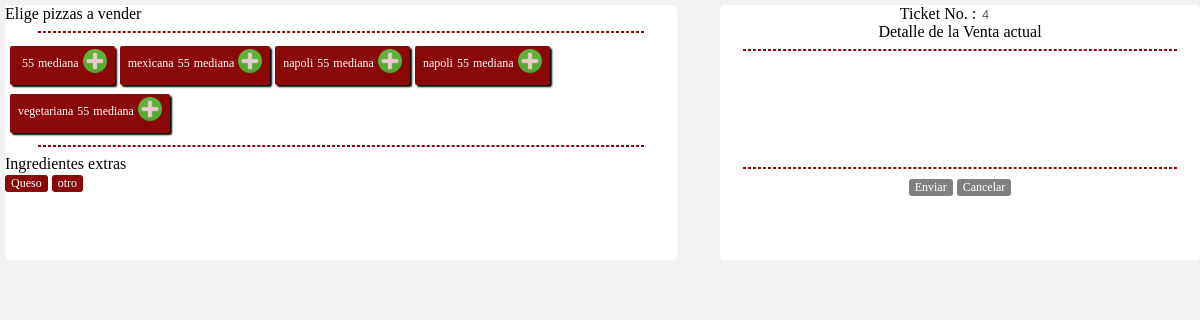
Page /vista/venta.php on the earlier database version.
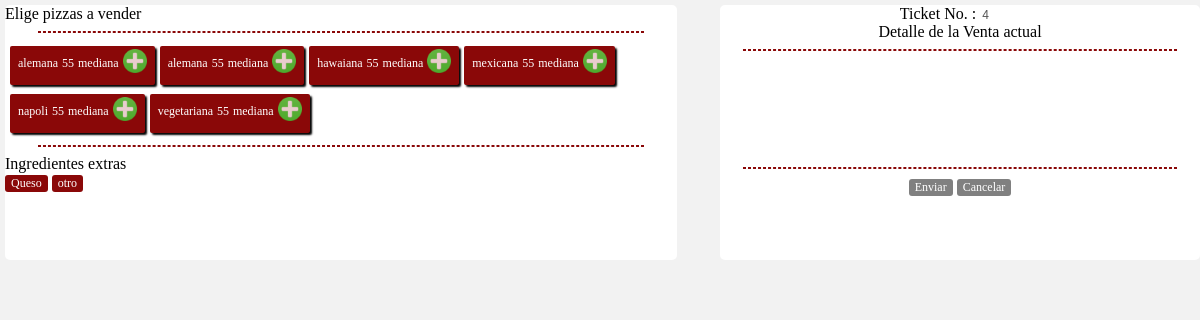
Same page on the later database version.
### tables this page shows
create table pizza(
id_pizza int primary key auto_increment,
nombre varchar(30) not null,
precio int(3)not null,
tamano varchar(50) not null
);

### modelo/modelo_pizza.php (the view, shortened to what this page needs)
<?php
		class ModeloPizza{
		function pizzas(){
			$qry=mysql_query("select * from pizza order by nombre asc");
			while($row=mysql_fetch_array($qry)){
				echo("<article id='boton_pizza' style='cursor:pointer;'>");
					echo "<table>";
					echo "<tr id='pizza_tr'>";
					echo "<td align='center'>".$row["nombre"]."</td>";
					echo "<td align='center'>".$row["precio"]."</td>";
					echo "<td align='center'>".$row["tamano"]."</td>";
					echo "<td class=''><img src='../img/add.png' width='24px' height='24px' class='add_pizza'></td>";
					echo "</tr>";
					echo "</table>";
				echo("</article>");
			}
		}
	}
?>

### vista/venta.php (shortened to what this page needs)
<?php
require("../modelo/modelo_pizza.php");
$mPizza = new ModeloPizza();
?>
<!DOCTYPE html>
<html lang="es">
<head>
	<link rel="stylesheet" type="text/css" href="../css/estilo.css"/>
	<link rel="stylesheet" type="fonts/lobster/lobster.ttf" href="../css/estilo.css"/>
	</head >
		<article id="botones">
			<div id="diseño" class="botones">
			Elige pizzas a vender
			<hr>
			<?php echo $mPizza->pizzas();?>
			<hr>
			Ingredientes extras
			<br>
				<input type="submit" class="button" value="Queso" />
				<input type="submit" class="button" value="otro" />
			</div>
		</article>
		<article id="carrito">
			Ticket No. : <input type="text" value="4" readonly="readonly" id="ticket" size="3" disabled	/><br> Detalle de la Venta actual<hr>
			<form name="form_venta" id="formVenta">
			<div id="lista_pizza">
			</div>
			<hr>
				<input type="submit" class="button" value="Enviar" id="btnEnviar"/>
				<input type="submit" class="button" value="Cancelar" id="btnCancelar"/>
			</form>
			</article>
</html>

### css/estilo.css (style rules this page uses)
input { border: none; border-radius: 2px; background-color:white; font-size: 12px; }
img { cursor: pointer; opacity: .8; }
hr { color:#8A0808; width: 90%; border: dashed 1px; }
article { border-radius: 5px; background: white; display: inline-block; font-family: 'Lobster' , cursive; margin-left: 5px; margin-top: 5px; padding-bottom: 5px; width: 40%; height: 100%; }
article#boton_pizza { border: none; border-radius:2px; box-shadow: 2px 2px 2px #000000; color:white; font-family: 'lobster', cursive; font-size: 12px; background:#8A0808; padding-left: 5px; padding-right: 5px; width: auto; -ms-transition: all 0.1s ease-in ; -moz-transition: all 0.1s ease-in ; -o-transition: all 0.1s ease-in ; -webkit-transition: all 0.1s ease-in ; transition: all 0.1s ease-in ; }
article#carrito { text-align: center; border-radius: 5px; background: white; float: right; font-family: 'Lobster' , cursive; width: 40%; height: 250px; }
article#botones { border-radius: 5px; background: white; font-family: 'Lobster' , cursive; width: 56%; height: 250px; }
#lista_pizza { text-align: right; width: 90%; height: 100px; overflow: auto; }
.button { border: none; border-radius:3px; color:white; font-family: 'lobster', cursive; font-size: 12px; background:#8A0808; -ms-transition: all 0.1s ease-in ; -moz-transition: all 0.1s ease-in ; -o-transition: all 0.1s ease-in ; -webkit-transition: all 0.1s ease-in ; transition: all 0.1s ease-in ; }
#formVenta .button { border: none; border-radius:3px; color:white; font-family: 'lobster', cursive; font-size: 12px; background:gray; -ms-transition: all 0.1s ease-in ; -moz-transition: all 0.1s ease-in ; -o-transition: all 0.1s ease-in ; -webkit-transition: all 0.1s ease-in ; transition: all 0.1s ease-in ; }

Differences in the rows shown:
changed pizza (number 1 of 6 on the later page): nombre "napoli" → "alemana"; moves up the list
added pizza: nombre "alemana", precio "55", tamano "mediana"
changed pizza: nombre (not shown) → "hawaiana"
